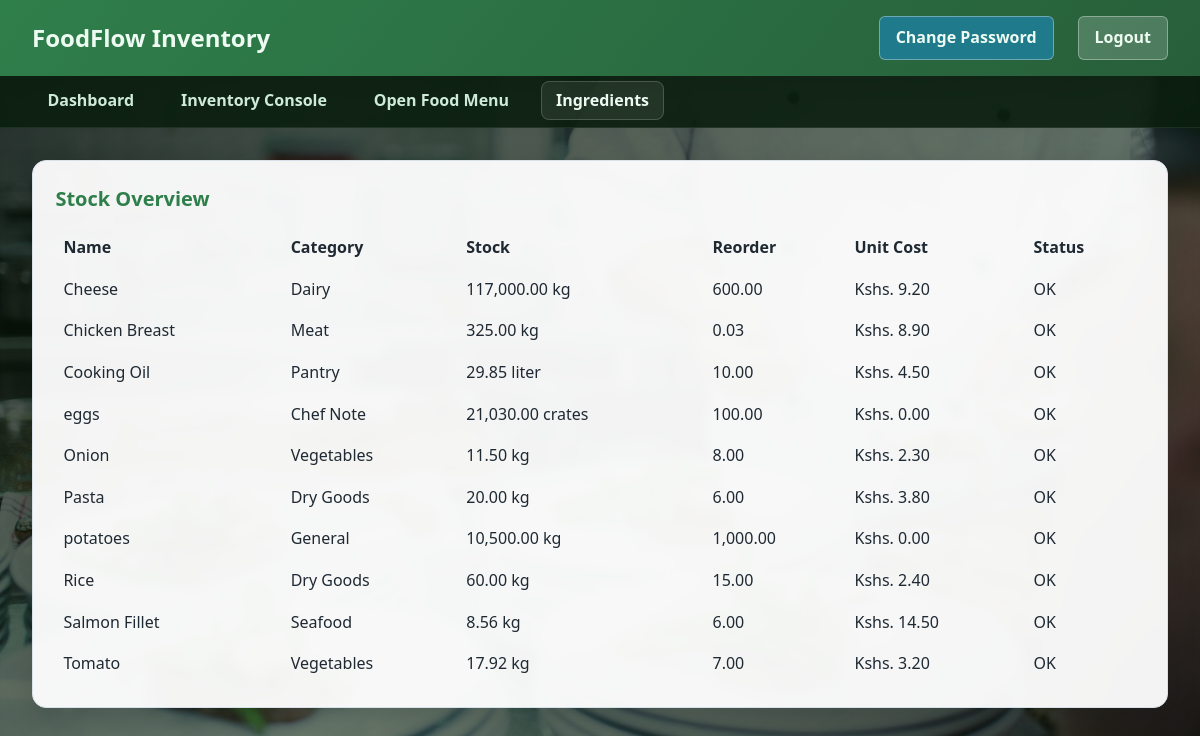
The app's page /roles/ingredients.php (signed in) with its own data.
### tables this page shows
CREATE TABLE `ingredients` (
  `id` int NOT NULL AUTO_INCREMENT,
  `name` varchar(120) NOT NULL,
  `category` varchar(80) DEFAULT NULL,
  `unit` varchar(20) NOT NULL,
  `current_stock` decimal(10,2) NOT NULL DEFAULT '0.00',
  `reorder_level` decimal(10,2) NOT NULL DEFAULT '0.00',
  `unit_cost` decimal(10,2) NOT NULL DEFAULT '0.00',
  `is_active` tinyint(1) DEFAULT '1',
  `created_at` timestamp NULL DEFAULT CURRENT_TIMESTAMP,
  `updated_at` timestamp NULL DEFAULT CURRENT_TIMESTAMP ON UPDATE CURRENT_TIMESTAMP,
  PRIMARY KEY (`id`)
);

### roles/ingredients.php (the view, shortened to what this page needs)
<?php
$role = (string)($_SESSION['role'] ?? '');
$conn = new mysqli('localhost', 'root', '1234', 'food_inventory');
$ingredients = $conn->query('SELECT * FROM ingredients ORDER BY name');
$isAdmin = $role === 'admin';
$isChef = $role === 'chef';
?>
<!DOCTYPE html>
<html lang="en"><head><meta charset="UTF-8"><meta name="viewport" content="width=device-width, initial-scale=1.0"><title>Ingredients - FoodFlow</title><link rel="stylesheet" href="roles_styles.css"></head>
<body class="dashboard-photo <?php echo $isAdmin ? 'dashboard-admin' : ($isChef ? 'dashboard-chef' : 'dashboard-manager'); ?>">
<nav class="navbar"><div class="navbar-brand">FoodFlow Inventory</div><div class="navbar-user"><a href="../auth/change_password.php" class="logout-btn" style="margin-right:8px;background:#1f7a8c;">Change Password</a><a href="../auth/logout.php" class="logout-btn">Logout</a></div></nav>
<nav class="admin-nav"><ul class="admin-nav-links"><?php if ($isAdmin): ?><li><a href="../admin/admin_dashboard.php">Dashboard</a></li><li><a href="../admin/manage_users.php">Manage Users</a></li><li><a href="../admin/system_audit.php">System Audit</a></li><?php elseif ($isChef): ?><li><a href="chef_dashboard.php">Dashboard</a></li><li><a href="chef_inventory.php">Inventory Console</a></li><li><a href="open_menu.php">Open Food Menu</a></li><?php else: ?><li><a href="manager_dashboard.php">Dashboard</a></li><li><a href="manager_controls.php">Thresholds &amp; Approvals</a></li><li><a href="manager_reports.php">Reports</a></li><?php endif; ?><li><a href="ingredients.php" class="active">Ingredients</a></li><?php if (!$isChef): ?><li><a href="stock_movements.php">Stock Movements</a></li><?php endif; ?></ul></nav>
<div class="container">
    <div class="card" style="margin-top:16px;">
        <h3> Stock Overview</h3>
        <div style="overflow-x:auto;">
            <table style="width:100%;border-collapse:collapse;">
                <thead><tr><th style="text-align:left;padding:8px;">Name</th><th style="text-align:left;padding:8px;">Category</th><th style="text-align:left;padding:8px;">Stock</th><th style="text-align:left;padding:8px;">Reorder</th><th style="text-align:left;padding:8px;">Unit Cost</th><th style="text-align:left;padding:8px;">Status</th></tr></thead>
                <tbody>
                <?php while($i = $ingredients->fetch_assoc()): $low = ((float)$i['current_stock'] <= (float)$i['reorder_level']); ?>
                    <tr>
                        <td style="padding:8px;"><?php echo htmlspecialchars($i['name']); ?></td>
                        <td style="padding:8px;"><?php echo htmlspecialchars((string)$i['category']); ?></td>
                        <td style="padding:8px;"><?php echo number_format((float)$i['current_stock'],2) . ' ' . htmlspecialchars($i['unit']); ?></td>
                        <td style="padding:8px;"><?php echo number_format((float)$i['reorder_level'],2); ?></td>
                        <td style="padding:8px;">Kshs. <?php echo number_format((float)$i['unit_cost'],2); ?></td>
                        <td style="padding:8px;"><?php echo $low ? 'Low Stock' : 'OK'; ?></td>
                    </tr>
                <?php endwhile; ?>
                </tbody>
            </table>
        </div>
    </div>
</div>
</body></html>

### roles/roles_styles.css (style rules this page uses)
* { margin: 0; padding: 0; box-sizing: border-box; font-family: 'Segoe UI', Tahoma, Geneva, Verdana, sans-serif; }
:root { --text: #1f2933; --muted: #546476; --surface: #ffffff; --surface-soft: #f5f8fb; --border: #d8e1ea; --overlay-a: rgba(8, 18, 28, 0.78); --overlay-b: rgba(10, 22, 36, 0.56); --accent-1: #b48a36; --accent-2: #3f7c87; --accent-3: #e6c276; --accent-contrast: #102129; --nav-bg-1: #b48a36; --nav-bg-2: #3f7c87; --nav-text: #f7fafc; --subnav-bg: rgba(15, 32, 42, 0.86); --subnav-text: #d7e3ed; --btn-primary-1: #b48a36; --btn-primary-2: #3f7c87; --btn-primary-text: #f7fafc; --role-pill-1: #c9a256; --role-pill-2: #7db1ba; --role-pill-text: #1a2830; --status-pending-bg: #fff4d2; --status-pending-text: #6d520f; --status-served-bg: #d7f2e1; --status-served-text: #145c3a; --status-cancel-bg: #f8d5d9; --status-cancel-text: #7a2330; }
body { background: var(--surface-soft); color: var(--text); line-height: 1.6; }
body.dashboard-photo { min-height: 100vh; background-size: cover; background-position: center; background-repeat: no-repeat; background-attachment: fixed; }
body.dashboard-photo::before { content: ""; position: fixed; inset: 0; background: linear-gradient(145deg, var(--overlay-a) 0%, var(--overlay-b) 58%, var(--overlay-a) 100%); pointer-events: none; z-index: 0; }
body.dashboard-photo .navbar, body.dashboard-photo .admin-nav, body.dashboard-photo .container { position: relative; z-index: 1; }
body.dashboard-chef { background-image: url('../Assets/chef.jpg'); --overlay-a: rgba(8, 16, 9, 0.82); --overlay-b: rgba(20, 42, 18, 0.62); --accent-1: #3fad61; --accent-2: #2f7f4b; --accent-3: #9ce3b3; --accent-contrast: #edf9f1; --nav-bg-1: #2f7f4b; --nav-bg-2: #275f3a; --nav-text: #edfbf2; --subnav-bg: rgba(11, 31, 15, 0.9); --subnav-text: #cdebd7; --btn-primary-1: #3fad61; --btn-primary-2: #2f7f4b; --btn-primary-text: #edfbf2; --role-pill-1: #62be7e; --role-pill-2: #a6e3ba; --role-pill-text: #163123; }
.navbar { background: linear-gradient(130deg, var(--nav-bg-1) 0%, var(--nav-bg-2) 100%); color: var(--nav-text); padding: 1rem 2rem; display: flex; justify-content: space-between; align-items: center; box-shadow: 0 8px 22px rgba(0, 0, 0, 0.22); }
.navbar-brand { font-size: 1.5rem; font-weight: 700; color: var(--nav-text); }
.navbar-user { display: flex; align-items: center; gap: 1rem; color: var(--nav-text); }
.logout-btn { background: rgba(255, 255, 255, 0.18); color: var(--nav-text); border: 1px solid rgba(255, 255, 255, 0.35); padding: 0.5rem 1rem; border-radius: 6px; cursor: pointer; text-decoration: none; transition: all 0.2s ease; font-weight: 600; }
.admin-nav { background: var(--subnav-bg); padding: 0.8rem 2rem; border-bottom: 1px solid rgba(255, 255, 255, 0.08); }
.admin-nav-links { display: flex; gap: 1rem; list-style: none; flex-wrap: wrap; }
.admin-nav-links a { color: var(--subnav-text); text-decoration: none; padding: 0.45rem 0.9rem; border-radius: 8px; transition: all 0.2s ease; font-weight: 600; border: 1px solid transparent; }
.admin-nav-links a:hover, .admin-nav-links a.active { color: var(--accent-contrast); background: rgba(255, 255, 255, 0.08); border-color: rgba(255, 255, 255, 0.18); }
.container { max-width: 1400px; margin: 2rem auto; padding: 0 2rem; }
.card { background: var(--surface); color: var(--text); padding: 1.4rem; border-radius: 14px; border: 1px solid var(--border); box-shadow: 0 10px 28px rgba(3, 14, 24, 0.18); margin-bottom: 1.2rem; }
body.dashboard-photo .card, body.dashboard-photo .stat-card, body.dashboard-photo .chart-card { background: rgba(255, 255, 255, 0.95); -webkit-backdrop-filter: blur(5px); backdrop-filter: blur(5px); }
.card h1, .card h2, .card h3, .chart-card h4 { color: var(--accent-2); margin-bottom: 0.75rem; }
.card h3 { font-size: 1.25rem; }

### records on screen
ingredients: name "Cheese", category "Dairy", current_stock "117,000.00", unit "kg", reorder_level "600.00", unit_cost "9.20", shows "OK"
ingredients: name "Chicken Breast", category "Meat", current_stock "325.00", unit "kg", reorder_level "0.03", unit_cost "8.90", shows "OK"
ingredients: name "Cooking Oil", category "Pantry", current_stock "29.85", unit "liter", reorder_level "10.00", unit_cost "4.50", shows "OK"
ingredients: name "eggs", category "Chef Note", current_stock "21,030.00", unit "crates", reorder_level "100.00", unit_cost "0.00", shows "OK"
ingredients: name "Onion", category "Vegetables", current_stock "11.50", unit "kg", reorder_level "8.00", unit_cost "2.30", shows "OK"
ingredients: name "Pasta", category "Dry Goods", current_stock "20.00", unit "kg", reorder_level "6.00", unit_cost "3.80", shows "OK"
ingredients: name "potatoes", category "General", current_stock "10,500.00", unit "kg", reorder_level "1,000.00", unit_cost "0.00", shows "OK"
ingredients: name "Rice", category "Dry Goods", current_stock "60.00", unit "kg", reorder_level "15.00", unit_cost "2.40", shows "OK"
ingredients: name "Salmon Fillet", category "Seafood", current_stock "8.56", unit "kg", reorder_level "6.00", unit_cost "14.50", shows "OK"
ingredients: name "Tomato", category "Vegetables", current_stock "17.92", unit "kg", reorder_level "7.00", unit_cost "3.20", shows "OK"
